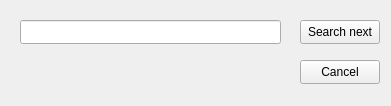
<?xml version="1.0" encoding="UTF-8"?>
<ui version="4.0">
 <class>searchingWindow</class>
 <widget class="QWidget" name="searchingWindow">
  <property name="windowModality">
   <enum>Qt::NonModal</enum>
  </property>
  <property name="geometry">
   <rect>
    <x>0</x>
    <y>0</y>
    <width>391</width>
    <height>106</height>
   </rect>
  </property>
  <property name="minimumSize">
   <size>
    <width>391</width>
    <height>106</height>
   </size>
  </property>
  <property name="maximumSize">
   <size>
    <width>391</width>
    <height>106</height>
   </size>
  </property>
  <property name="windowTitle">
   <string>Searching</string>
  </property>
  <widget class="QLineEdit" name="lineEdit">
   <property name="geometry">
    <rect>
     <x>20</x>
     <y>20</y>
     <width>261</width>
     <height>24</height>
    </rect>
   </property>
  </widget>
  <widget class="QPushButton" name="searchingBtn">
   <property name="geometry">
    <rect>
     <x>300</x>
     <y>20</y>
     <width>80</width>
     <height>24</height>
    </rect>
   </property>
   <property name="text">
    <string>Search next</string>
   </property>
  </widget>
  <widget class="QPushButton" name="cancelBtn">
   <property name="geometry">
    <rect>
     <x>300</x>
     <y>60</y>
     <width>80</width>
     <height>24</height>
    </rect>
   </property>
   <property name="text">
    <string>Cancel</string>
   </property>
  </widget>
 </widget>
 <resources/>
 <connections/>
</ui>
